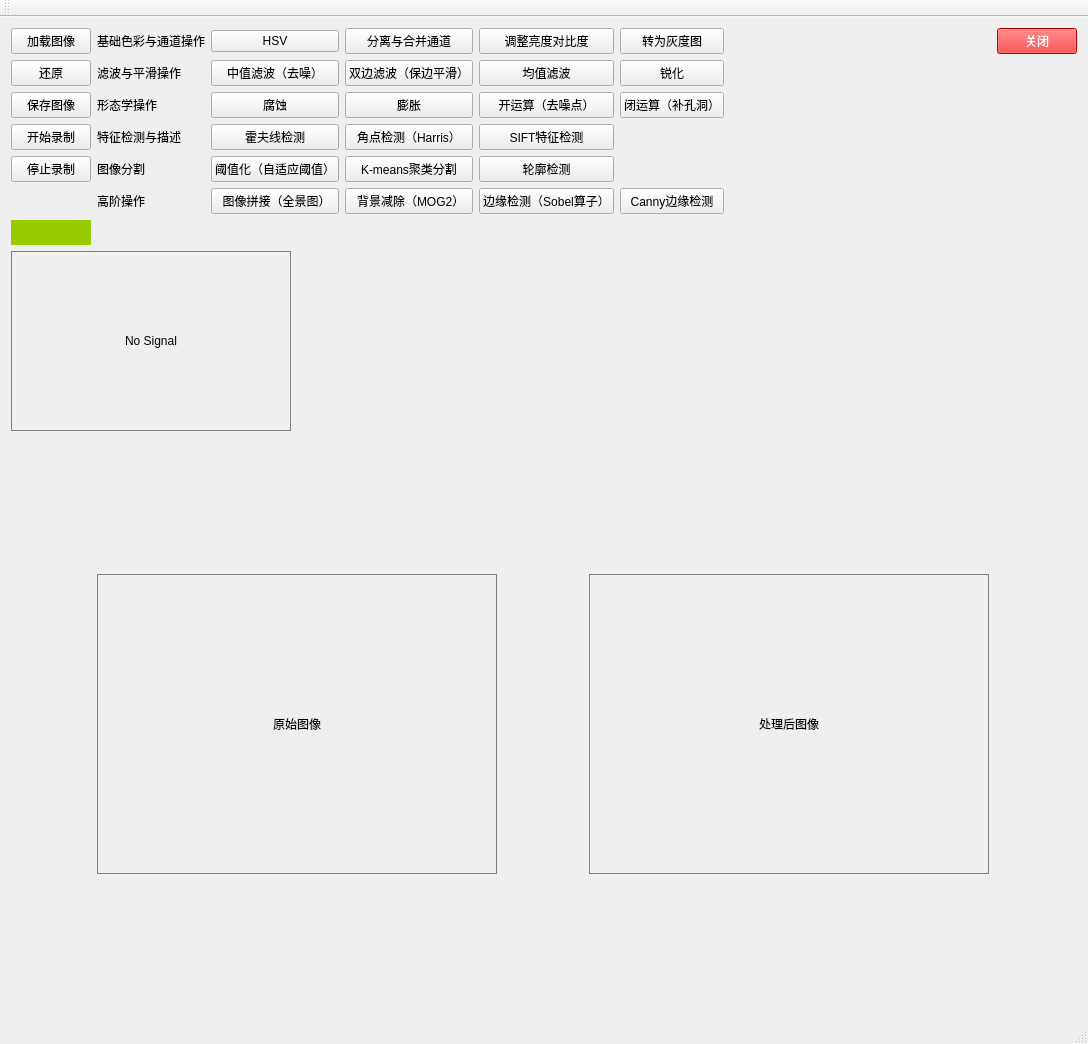
<?xml version="1.0" encoding="UTF-8"?>
<ui version="4.0">
 <class>MainWindow</class>
 <widget class="QMainWindow" name="MainWindow">
  <property name="geometry">
   <rect>
    <x>0</x>
    <y>0</y>
    <width>1088</width>
    <height>1044</height>
   </rect>
  </property>
  <property name="sizePolicy">
   <sizepolicy hsizetype="Fixed" vsizetype="Fixed">
    <horstretch>0</horstretch>
    <verstretch>0</verstretch>
   </sizepolicy>
  </property>
  <property name="windowTitle">
   <string>OpenCV2 + Qt Demo</string>
  </property>
  <widget class="QWidget" name="centralWidget">
   <layout class="QGridLayout" name="gridLayout_2">
    <item row="0" column="0">
     <layout class="QGridLayout" name="gridLayout">
      <item row="0" column="7">
       <widget class="QPushButton" name="btn_exit">
        <property name="maximumSize">
         <size>
          <width>120</width>
          <height>16777215</height>
         </size>
        </property>
        <property name="styleSheet">
         <string notr="true">color:white;background-color:red</string>
        </property>
        <property name="text">
         <string>关闭</string>
        </property>
       </widget>
      </item>
      <item row="5" column="3">
       <widget class="QPushButton" name="bgSubtractionBtn">
        <property name="text">
         <string> 背景减除（MOG2）</string>
        </property>
       </widget>
      </item>
      <item row="2" column="4">
       <widget class="QPushButton" name="openBtn">
        <property name="text">
         <string>开运算（去噪点）</string>
        </property>
       </widget>
      </item>
      <item row="2" column="2">
       <widget class="QPushButton" name="erodeBtn">
        <property name="text">
         <string>腐蚀</string>
        </property>
       </widget>
      </item>
      <item row="4" column="3">
       <widget class="QPushButton" name="kmeansBtn">
        <property name="text">
         <string>K-means聚类分割</string>
        </property>
       </widget>
      </item>
      <item row="0" column="5">
       <widget class="QPushButton" name="grayScaleBtn">
        <property name="maximumSize">
         <size>
          <width>120</width>
          <height>16777215</height>
         </size>
        </property>
        <property name="text">
         <string>转为灰度图</string>
        </property>
       </widget>
      </item>
      <item row="5" column="4">
       <widget class="QPushButton" name="sobelBtn">
        <property name="text">
         <string>边缘检测（Sobel算子）</string>
        </property>
       </widget>
      </item>
      <item row="0" column="0">
       <widget class="QPushButton" name="loadImageBtn">
        <property name="maximumSize">
         <size>
          <width>120</width>
          <height>16777215</height>
         </size>
        </property>
        <property name="text">
         <string>加载图像</string>
        </property>
       </widget>
      </item>
      <item row="1" column="0">
       <widget class="QPushButton" name="btn_restore">
        <property name="text">
         <string>还原</string>
        </property>
       </widget>
      </item>
      <item row="3" column="3">
       <widget class="QPushButton" name="harrisCornerBtn">
        <property name="text">
         <string>角点检测（Harris）</string>
        </property>
       </widget>
      </item>
      <item row="0" column="6">
       <spacer name="horizontalSpacer">
        <property name="orientation">
         <enum>Qt::Horizontal</enum>
        </property>
        <property name="sizeHint" stdset="0">
         <size>
          <width>40</width>
          <height>20</height>
         </size>
        </property>
       </spacer>
      </item>
      <item row="3" column="2">
       <widget class="QPushButton" name="houghLinesBtn">
        <property name="text">
         <string>霍夫线检测</string>
        </property>
       </widget>
      </item>
      <item row="2" column="0">
       <widget class="QPushButton" name="saveImageBtn">
        <property name="maximumSize">
         <size>
          <width>120</width>
          <height>16777215</height>
         </size>
        </property>
        <property name="text">
         <string>保存图像</string>
        </property>
       </widget>
      </item>
      <item row="0" column="4">
       <widget class="QPushButton" name="brightnessContrastBtn">
        <property name="text">
         <string>调整亮度对比度</string>
        </property>
       </widget>
      </item>
      <item row="1" column="2">
       <widget class="QPushButton" name="medianBlurBtn">
        <property name="text">
         <string>中值滤波（去噪）</string>
        </property>
       </widget>
      </item>
      <item row="3" column="4">
       <widget class="QPushButton" name="siftBtn">
        <property name="text">
         <string>SIFT特征检测</string>
        </property>
       </widget>
      </item>
      <item row="0" column="2">
       <widget class="QPushButton" name="hsvBtn">
        <property name="text">
         <string>HSV</string>
        </property>
       </widget>
      </item>
      <item row="0" column="3">
       <widget class="QPushButton" name="splitChannelsBtn">
        <property name="text">
         <string>分离与合并通道</string>
        </property>
       </widget>
      </item>
      <item row="2" column="5">
       <widget class="QPushButton" name="closeBtn">
        <property name="text">
         <string>闭运算（补孔洞）</string>
        </property>
       </widget>
      </item>
      <item row="5" column="5">
       <widget class="QPushButton" name="cannyBtn">
        <property name="maximumSize">
         <size>
          <width>120</width>
          <height>16777215</height>
         </size>
        </property>
        <property name="text">
         <string>Canny边缘检测</string>
        </property>
       </widget>
      </item>
      <item row="2" column="3">
       <widget class="QPushButton" name="dilateBtn">
        <property name="text">
         <string>膨胀</string>
        </property>
       </widget>
      </item>
      <item row="4" column="4">
       <widget class="QPushButton" name="contourBtn">
        <property name="text">
         <string>轮廓检测</string>
        </property>
       </widget>
      </item>
      <item row="1" column="3">
       <widget class="QPushButton" name="bilateralFilterBtn">
        <property name="text">
         <string>双边滤波（保边平滑）</string>
        </property>
       </widget>
      </item>
      <item row="5" column="2">
       <widget class="QPushButton" name="stitchBtn">
        <property name="text">
         <string> 图像拼接（全景图）</string>
        </property>
       </widget>
      </item>
      <item row="1" column="4">
       <widget class="QPushButton" name="boxFilterBtn">
        <property name="text">
         <string>均值滤波</string>
        </property>
       </widget>
      </item>
      <item row="4" column="2">
       <widget class="QPushButton" name="adaptiveThresholdBtn">
        <property name="text">
         <string>阈值化（自适应阈值）</string>
        </property>
       </widget>
      </item>
      <item row="0" column="1">
       <widget class="QLabel" name="label">
        <property name="text">
         <string>基础色彩与通道操作</string>
        </property>
       </widget>
      </item>
      <item row="1" column="1">
       <widget class="QLabel" name="label_2">
        <property name="text">
         <string>滤波与平滑操作</string>
        </property>
       </widget>
      </item>
      <item row="2" column="1">
       <widget class="QLabel" name="label_3">
        <property name="text">
         <string>形态学操作</string>
        </property>
       </widget>
      </item>
      <item row="3" column="1">
       <widget class="QLabel" name="label_4">
        <property name="text">
         <string>特征检测与描述</string>
        </property>
       </widget>
      </item>
      <item row="4" column="1">
       <widget class="QLabel" name="label_5">
        <property name="text">
         <string>图像分割</string>
        </property>
       </widget>
      </item>
      <item row="5" column="1">
       <widget class="QLabel" name="label_6">
        <property name="text">
         <string>高阶操作</string>
        </property>
       </widget>
      </item>
      <item row="1" column="5">
       <widget class="QPushButton" name="sharpenBtn">
        <property name="maximumSize">
         <size>
          <width>120</width>
          <height>16777215</height>
         </size>
        </property>
        <property name="text">
         <string>锐化</string>
        </property>
       </widget>
      </item>
      <item row="3" column="0">
       <widget class="QPushButton" name="startRecordBtn">
        <property name="text">
         <string>开始录制</string>
        </property>
       </widget>
      </item>
      <item row="4" column="0">
       <widget class="QPushButton" name="stopRecordBtn">
        <property name="text">
         <string>停止录制</string>
        </property>
       </widget>
      </item>
     </layout>
    </item>
    <item row="1" column="0">
     <layout class="QHBoxLayout" name="horizontalLayout_3">
      <item>
       <widget class="QLabel" name="label_record_stat">
        <property name="sizePolicy">
         <sizepolicy hsizetype="Fixed" vsizetype="Fixed">
          <horstretch>0</horstretch>
          <verstretch>0</verstretch>
         </sizepolicy>
        </property>
        <property name="minimumSize">
         <size>
          <width>80</width>
          <height>25</height>
         </size>
        </property>
        <property name="styleSheet">
         <string notr="true">color:white;background-color:#99cc00</string>
        </property>
        <property name="text">
         <string/>
        </property>
       </widget>
      </item>
      <item>
       <spacer name="horizontalSpacer_3">
        <property name="orientation">
         <enum>Qt::Horizontal</enum>
        </property>
        <property name="sizeHint" stdset="0">
         <size>
          <width>40</width>
          <height>20</height>
         </size>
        </property>
       </spacer>
      </item>
     </layout>
    </item>
    <item row="2" column="0">
     <layout class="QHBoxLayout" name="horizontalLayout_2">
      <item>
       <widget class="QLabel" name="label_screen_record">
        <property name="sizePolicy">
         <sizepolicy hsizetype="Fixed" vsizetype="Fixed">
          <horstretch>0</horstretch>
          <verstretch>0</verstretch>
         </sizepolicy>
        </property>
        <property name="minimumSize">
         <size>
          <width>280</width>
          <height>180</height>
         </size>
        </property>
        <property name="maximumSize">
         <size>
          <width>280</width>
          <height>180</height>
         </size>
        </property>
        <property name="styleSheet">
         <string notr="true">border:1px solid gray</string>
        </property>
        <property name="text">
         <string>No Signal</string>
        </property>
        <property name="alignment">
         <set>Qt::AlignCenter</set>
        </property>
       </widget>
      </item>
      <item>
       <spacer name="horizontalSpacer_2">
        <property name="orientation">
         <enum>Qt::Horizontal</enum>
        </property>
        <property name="sizeHint" stdset="0">
         <size>
          <width>40</width>
          <height>20</height>
         </size>
        </property>
       </spacer>
      </item>
     </layout>
    </item>
    <item row="3" column="0">
     <spacer name="verticalSpacer_3">
      <property name="orientation">
       <enum>Qt::Vertical</enum>
      </property>
      <property name="sizeHint" stdset="0">
       <size>
        <width>20</width>
        <height>40</height>
       </size>
      </property>
     </spacer>
    </item>
    <item row="4" column="0">
     <layout class="QHBoxLayout" name="horizontalLayout">
      <item>
       <widget class="QLabel" name="originalLabel">
        <property name="sizePolicy">
         <sizepolicy hsizetype="Fixed" vsizetype="Fixed">
          <horstretch>0</horstretch>
          <verstretch>0</verstretch>
         </sizepolicy>
        </property>
        <property name="minimumSize">
         <size>
          <width>400</width>
          <height>300</height>
         </size>
        </property>
        <property name="maximumSize">
         <size>
          <width>400</width>
          <height>300</height>
         </size>
        </property>
        <property name="styleSheet">
         <string notr="true">border:1px solid gray</string>
        </property>
        <property name="text">
         <string>原始图像</string>
        </property>
        <property name="alignment">
         <set>Qt::AlignCenter</set>
        </property>
       </widget>
      </item>
      <item>
       <widget class="QLabel" name="processedLabel">
        <property name="sizePolicy">
         <sizepolicy hsizetype="Fixed" vsizetype="Fixed">
          <horstretch>0</horstretch>
          <verstretch>0</verstretch>
         </sizepolicy>
        </property>
        <property name="minimumSize">
         <size>
          <width>400</width>
          <height>300</height>
         </size>
        </property>
        <property name="maximumSize">
         <size>
          <width>400</width>
          <height>300</height>
         </size>
        </property>
        <property name="styleSheet">
         <string notr="true">border:1px solid gray</string>
        </property>
        <property name="text">
         <string>处理后图像</string>
        </property>
        <property name="alignment">
         <set>Qt::AlignCenter</set>
        </property>
       </widget>
      </item>
     </layout>
    </item>
    <item row="5" column="0">
     <spacer name="verticalSpacer_2">
      <property name="orientation">
       <enum>Qt::Vertical</enum>
      </property>
      <property name="sizeHint" stdset="0">
       <size>
        <width>20</width>
        <height>40</height>
       </size>
      </property>
     </spacer>
    </item>
   </layout>
  </widget>
  <widget class="QMenuBar" name="menuBar">
   <property name="geometry">
    <rect>
     <x>0</x>
     <y>0</y>
     <width>1088</width>
     <height>28</height>
    </rect>
   </property>
  </widget>
  <widget class="QToolBar" name="mainToolBar">
   <attribute name="toolBarArea">
    <enum>TopToolBarArea</enum>
   </attribute>
   <attribute name="toolBarBreak">
    <bool>false</bool>
   </attribute>
  </widget>
  <widget class="QStatusBar" name="statusBar"/>
 </widget>
 <layoutdefault spacing="6" margin="11"/>
 <resources/>
 <connections/>
</ui>
